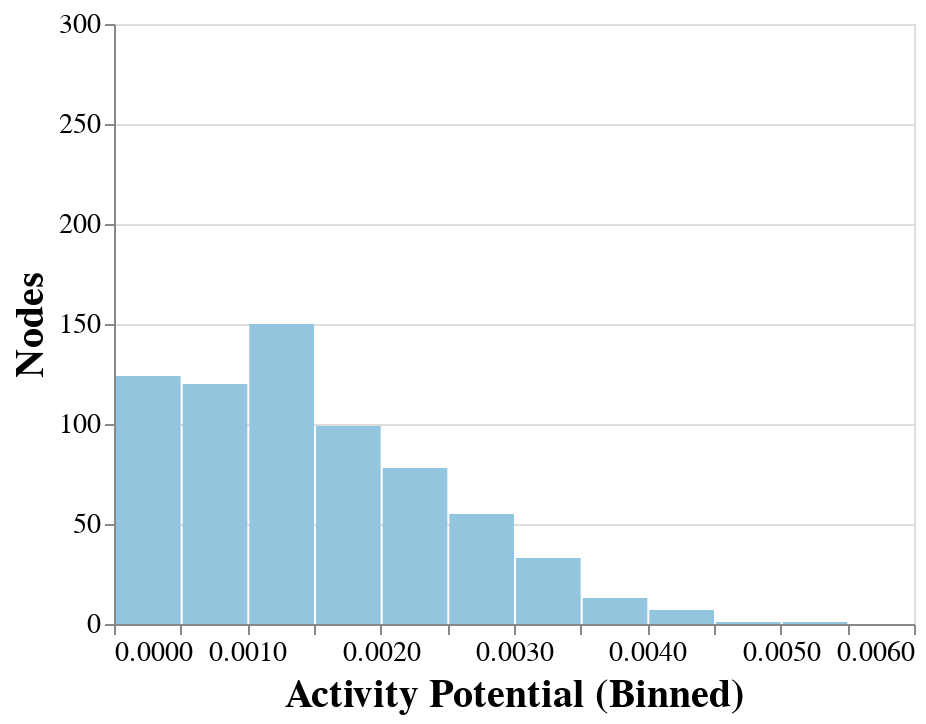
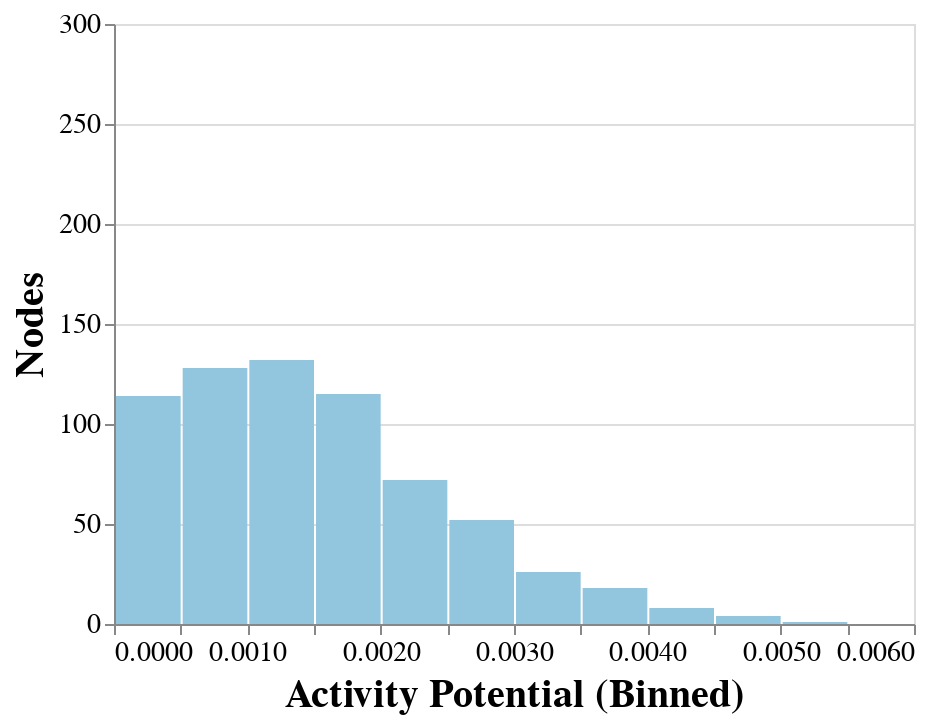
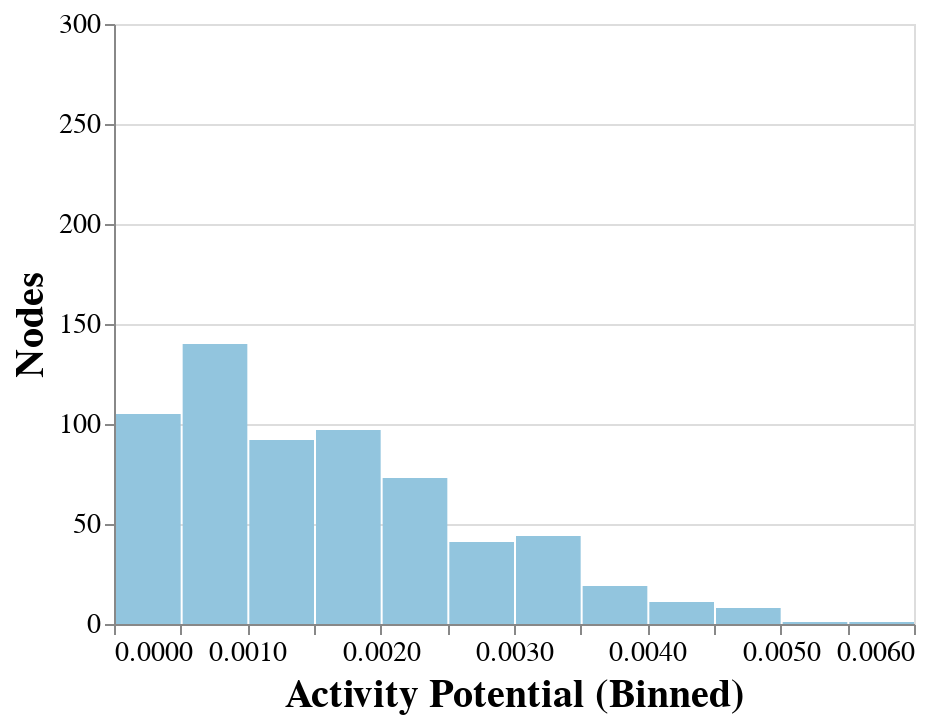

The code cell stored with these charts, in order, in its notebook:
### Code cell
for max_date in [
    pd.Timestamp("2021-04-08"),
    pd.Timestamp("2021-03-25"),
    pd.Timestamp("2021-03-19"),
]:
    df = pd.read_csv("../data/copenhagen_agg.csv", parse_dates=["time"])
    df = df[df["time"] <= max_date]
    idf = pd.Series(
        sorted(set(df["source"].to_list()) | set(df["destination"].to_list()))
    ).to_frame(name="id")
    merged = (
        pd.merge(
            df.rename(columns={"source": "id"}).groupby("id").count(),
            df.rename(columns={"destination": "id"}).groupby("id").count(),
            left_index=True,
            right_index=True,
            how="outer",
        )
        .fillna(0)
    )
    merged["activity"] = merged["destination"] + merged["source"]
    merged = merged / merged.sum()
    zeroes = pd.merge(idf, merged, left_on="id", right_index=True, how="left").fillna(0)[["activity"]]
    chart = (alt.Chart(zeroes)
        .mark_bar(color="#92c5de")
        .encode(
            x=alt.X(
                "activity:Q",
                bin=alt.Bin(extent=[0, 0.006], step=0.0005),
                title="Activity Potential (Binned)",
            ),
            y=alt.Y("count(activity)", title="Nodes", scale=alt.Scale(domain=(0, 300))),
        )
        .configure_axis(labelFontSize=14, titleFontSize=20)
    )
    display(chart)
    # chart.save(f"{str(max_date)}.html")

### Figure 1 — Vega-Lite specification as saved in the notebook (floating-point values rounded to 4 significant figures; data arrays with more than 128 entries replaced by an {"elided": "..."} marker saying what was removed)
{"config": {"view": {"continuousWidth": 400, "continuousHeight": 300}, "axis": {"labelFontSize": 14, "titleFontSize": 20}}, "data": {"name": "data-4ddb33f0bc925540bab33c959d907e59"}, "mark": {"type": "bar", "color": "#92c5de"}, "encoding": {"x": {"bin": {"extent": [0, 0.006], "step": 0.0005}, "field": "activity", "title": "Activity Potential (Binned)", "type": "quantitative"}, "y": {"aggregate": "count", "field": "activity", "scale": {"domain": [0, 300]}, "title": "Nodes", "type": "quantitative"}}, "$schema": "https://vega.github.io/schema/vega-lite/v4.17.0.json", "datasets": {"data-4ddb33f0bc925540bab33c959d907e59": {"elided": "681 records"}}}

### Figure 2 — Vega-Lite specification as saved in the notebook (floating-point values rounded to 4 significant figures; data arrays with more than 128 entries replaced by an {"elided": "..."} marker saying what was removed)
{"config": {"view": {"continuousWidth": 400, "continuousHeight": 300}, "axis": {"labelFontSize": 14, "titleFontSize": 20}}, "data": {"name": "data-766bf5a636abcd55a213d2001b9f5331"}, "mark": {"type": "bar", "color": "#92c5de"}, "encoding": {"x": {"bin": {"extent": [0, 0.006], "step": 0.0005}, "field": "activity", "title": "Activity Potential (Binned)", "type": "quantitative"}, "y": {"aggregate": "count", "field": "activity", "scale": {"domain": [0, 300]}, "title": "Nodes", "type": "quantitative"}}, "$schema": "https://vega.github.io/schema/vega-lite/v4.17.0.json", "datasets": {"data-766bf5a636abcd55a213d2001b9f5331": {"elided": "670 records"}}}

### Figure 3 — Vega-Lite specification as saved in the notebook (floating-point values rounded to 4 significant figures; data arrays with more than 128 entries replaced by an {"elided": "..."} marker saying what was removed)
{"config": {"view": {"continuousWidth": 400, "continuousHeight": 300}, "axis": {"labelFontSize": 14, "titleFontSize": 20}}, "data": {"name": "data-8fe93d852df1a48801677ae03fa4bf0c"}, "mark": {"type": "bar", "color": "#92c5de"}, "encoding": {"x": {"bin": {"extent": [0, 0.006], "step": 0.0005}, "field": "activity", "title": "Activity Potential (Binned)", "type": "quantitative"}, "y": {"aggregate": "count", "field": "activity", "scale": {"domain": [0, 300]}, "title": "Nodes", "type": "quantitative"}}, "$schema": "https://vega.github.io/schema/vega-lite/v4.17.0.json", "datasets": {"data-8fe93d852df1a48801677ae03fa4bf0c": {"elided": "632 records"}}}
